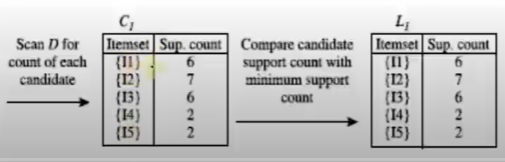
#> input picture Machine Learning/Association Rule/Apriori/images/c1l1.png, 505 x 162 px, given in place of meanshift.png, which was not available
$ jupyter execute meanshift.ipynb   (text cells are left out)
#> lines starting #> are read from the running program, lines starting #| are printed output that depends on the picture; pictures that were not available may be replaced by others from this repository, and a replacement may not be noted
[cell 1]
from PIL import Image
from IPython.display import display

img = Image.open('images/meanshift.png')
#> img is the input picture: PIL image 505x162 RGBA; mean R, G, B, A 196.4, 196.3, 196, 255
new_image = img.resize((350, 280))
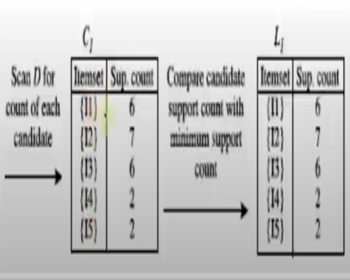
#> new_image: PIL image 350x280 RGBA; mean R, G, B, A 196.4, 196.3, 196, 255
display(new_image)

[cell 2]
from PIL import Image
from IPython.display import display

img = Image.open('images/meanshift2.png')
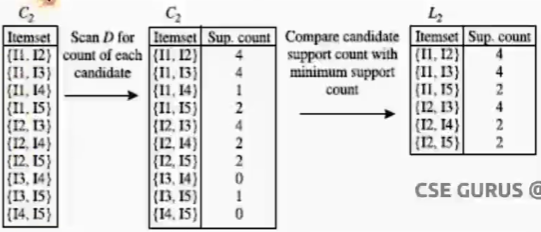
#> input picture Machine Learning/Association Rule/Apriori/images/c2l2.png, 541 x 232 px, given in place of meanshift2.png, which was not available
#> img is the input picture: PIL image 541x232 RGBA; mean R, G, B, A 224.9, 224.8, 224.7, 255
new_image = img.resize((350, 280))
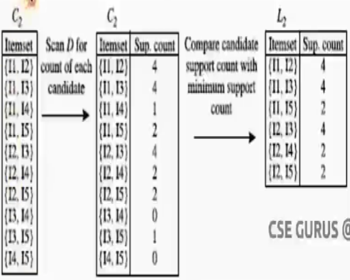
#> new_image: PIL image 350x280 RGBA; mean R, G, B, A 224.9, 224.8, 224.7, 255
display(new_image)

[cell 3]
from PIL import Image
from IPython.display import display

img = Image.open('images/meanshift3.png')
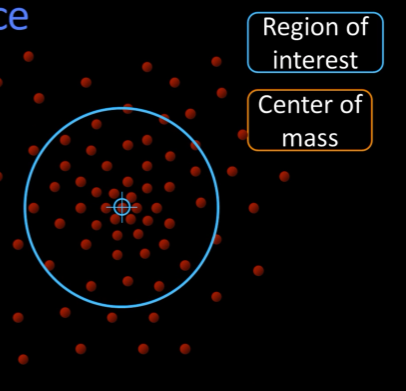
#> input picture Machine Learning/Clustering/Density Based/Mean Shift/images/meanshift3.png, 406 x 391 px
#> img is the input picture: PIL image 406x391 RGBA; mean R, G, B, A 9.5, 7.1, 7.3, 255
new_image = img.resize((350, 280))
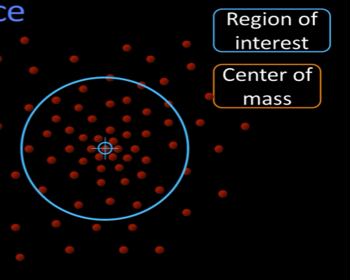
#> new_image: PIL image 350x280 RGBA; mean R, G, B, A 9.5, 7.2, 7.4, 255
display(new_image)
